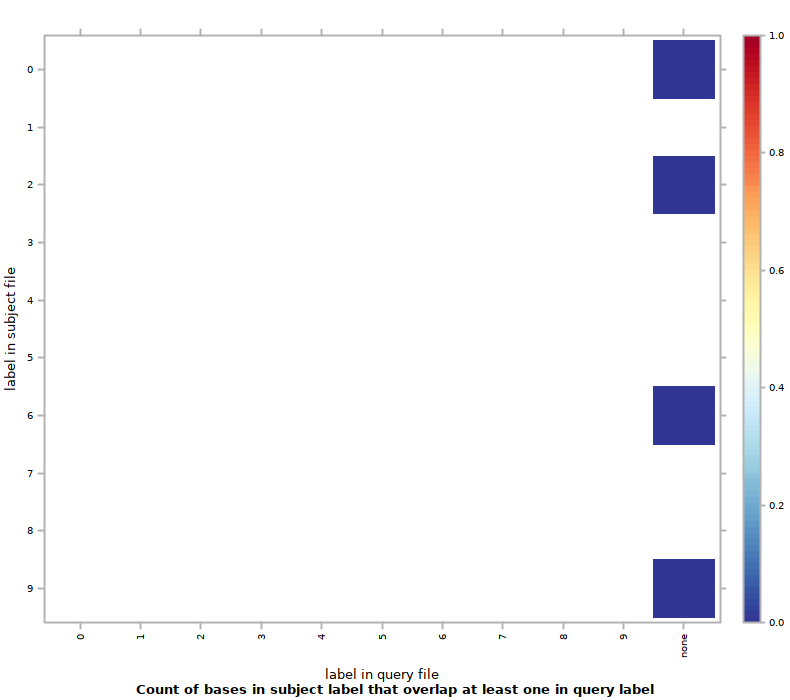

The R source for this figure:
#!/usr/bin/env Rscript
## transcript produced by Segtools 1.1.14

segtools.r.dirname <-
  system2("python",
          c("-c", "'import segtools; print segtools.get_r_dirname()'"),
          stdout = TRUE)

source(file.path(segtools.r.dirname, 'common.R'))
source(file.path(segtools.r.dirname, 'overlap.R'))
save.overlap.performance('./MCex1bp50bp/overlap-direct', 'overlap.performance', './MCex1bp50bp/overlap-direct/overlap.tab', row.normalize = 'FALSE', mnemonic_file = '', clobber = FALSE, col_mnemonic_file = '')
save.overlap.heatmap('./MCex1bp50bp/overlap-direct', 'overlap', './MCex1bp50bp/overlap-direct/overlap.tab', clobber = FALSE, col_mnemonic_file = '', cluster = FALSE, max_contrast = FALSE, row.normalize = 'FALSE', mnemonic_file = '')
